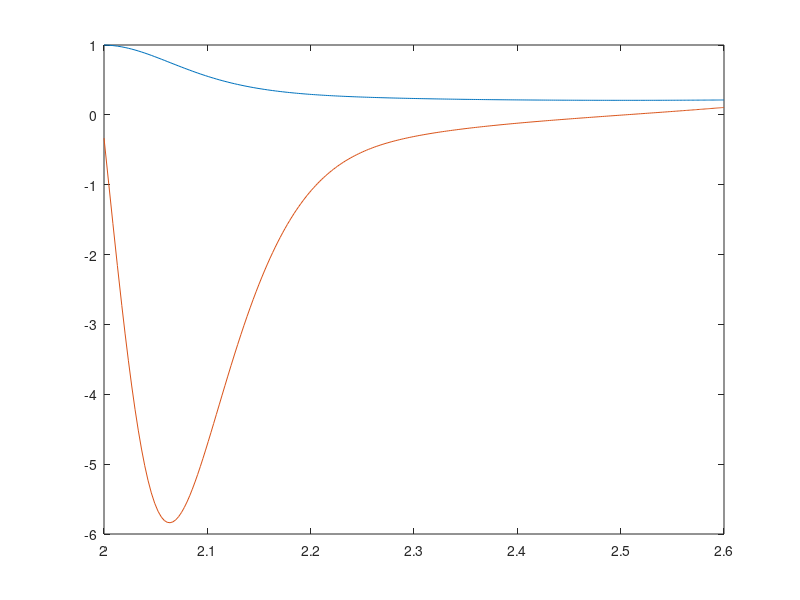

This figure's MATLAB source:
% Initialize
clear,clc,close all
format LONG

% Assignment 2
% Date 16/9-14
mopt=odeset('RelTol',1E-6);
%There have to be a bug here... See warning message.
% y(2) means y' and y(1) means y
dydt = @(x,y) [y(2);y(1)/9-pi*y(1)*exp(x^(3)/3)*(2*y(2)*sin(pi*x)+pi*y(1)*cos(pi*x))];

[x,y] = ode45(dydt,[2,2.6],[1,-1/3],mopt);
disp('value at x=2.6');
disp(y(end));

plot(x,y)